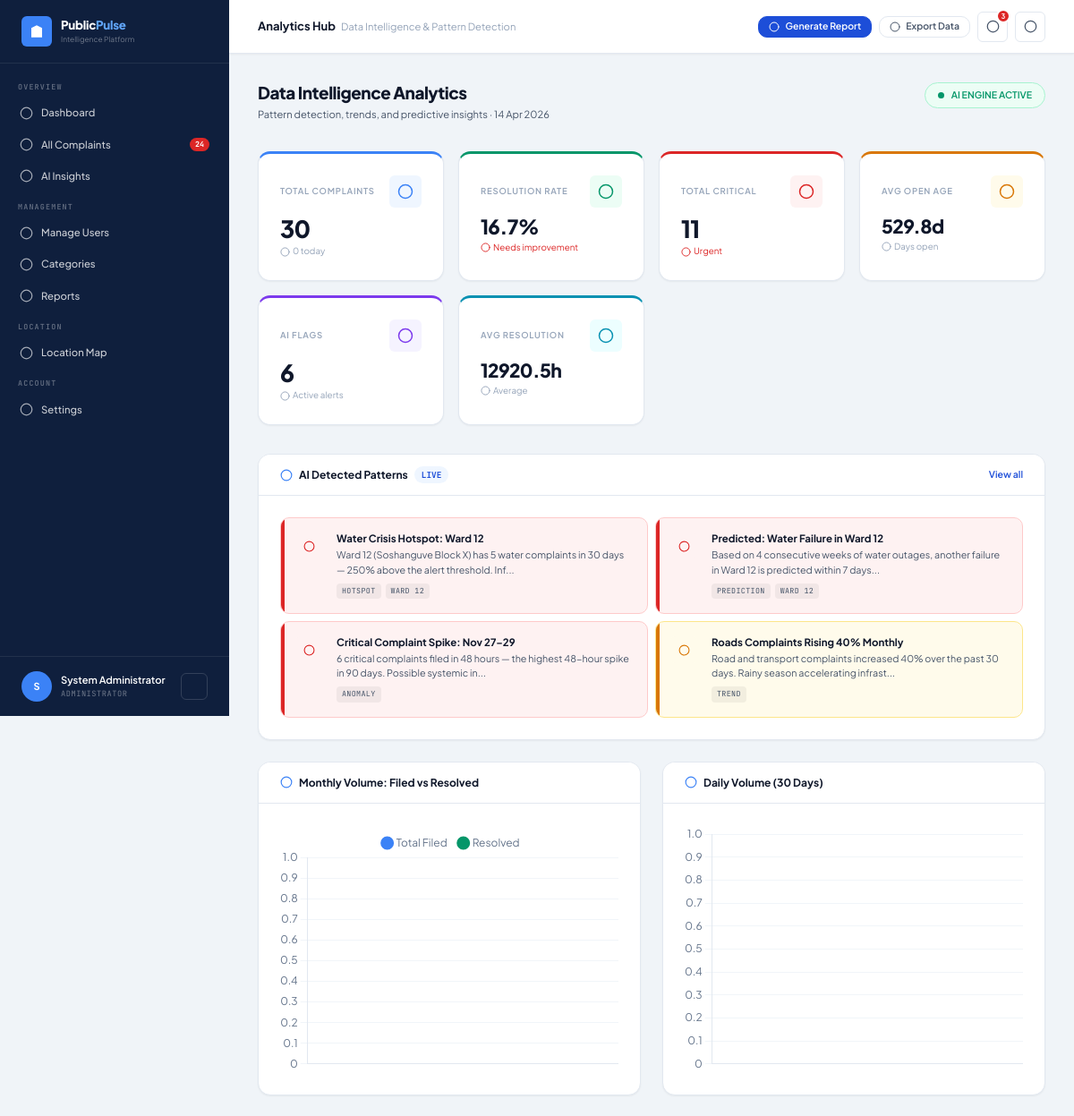
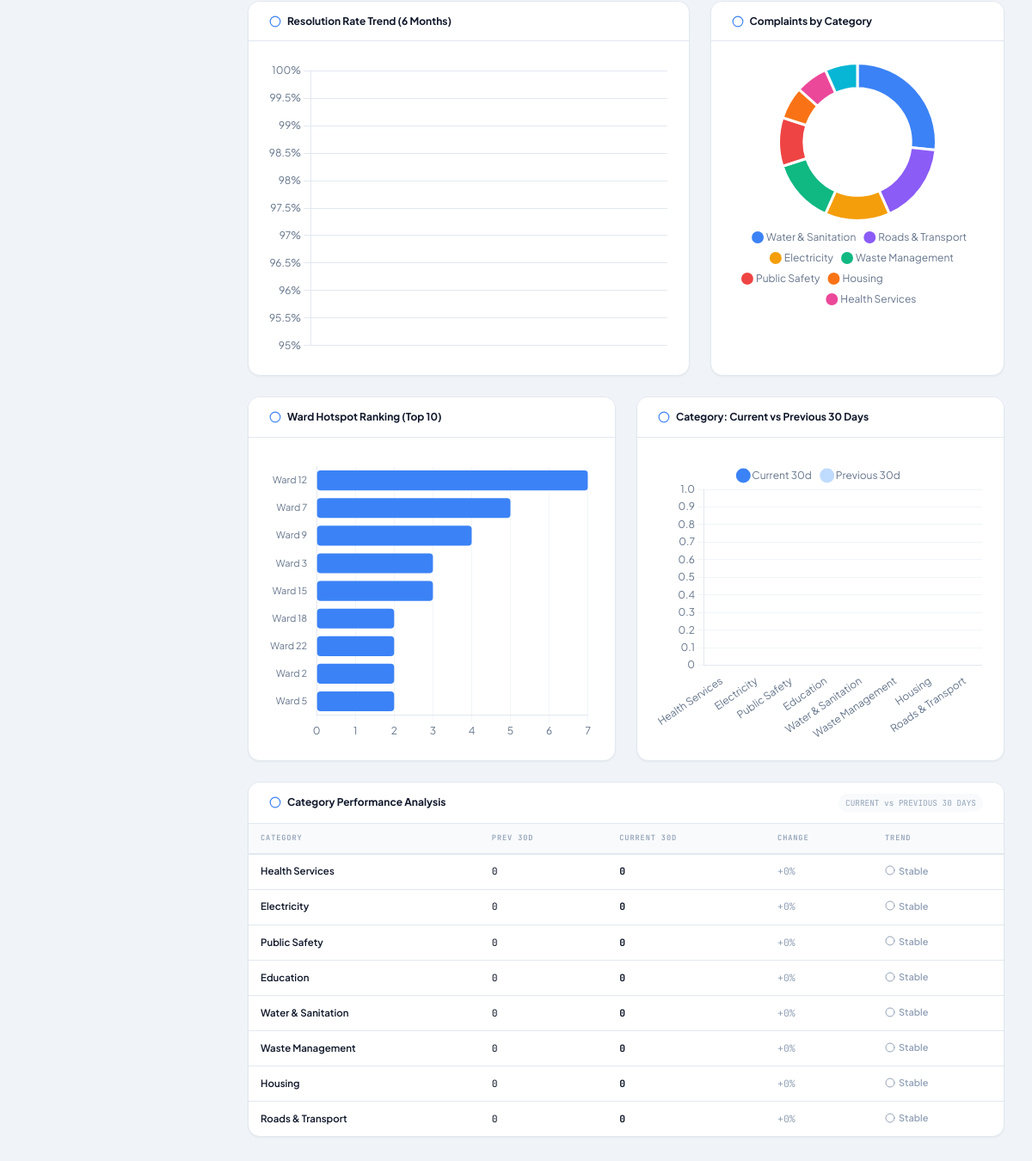
Screenshot of /analyst/dashboard.php (signed in) with the database file from the repository (2 pictures, top to bottom).
### tables this page shows
CREATE TABLE `users` (
  `id` int(10) UNSIGNED NOT NULL,
  `name` varchar(120) NOT NULL,
  `email` varchar(180) NOT NULL,
  `password` varchar(255) NOT NULL,
  `role` enum('citizen','admin','analyst') NOT NULL DEFAULT 'citizen',
  `phone` varchar(20) DEFAULT NULL,
  `ward` varchar(100) DEFAULT NULL,
  `is_active` tinyint(1) NOT NULL DEFAULT 1,
  `created_at` datetime NOT NULL DEFAULT current_timestamp(),
  `updated_at` datetime NOT NULL DEFAULT current_timestamp() ON UPDATE current_timestamp()
);

CREATE TABLE `ai_insights` (
  `id` int(10) UNSIGNED NOT NULL,
  `type` enum('hotspot','trend','prediction','anomaly') NOT NULL,
  `title` varchar(255) NOT NULL,
  `description` text NOT NULL,
  `category_id` int(10) UNSIGNED DEFAULT NULL,
  `ward` varchar(100) DEFAULT NULL,
  `severity` enum('info','warning','critical') NOT NULL DEFAULT 'info',
  `data_json` longtext DEFAULT NULL CHECK (json_valid(`data_json`)),
  `is_active` tinyint(1) NOT NULL DEFAULT 1,
  `created_at` datetime NOT NULL DEFAULT current_timestamp()
);

### analyst/dashboard.php (the view, shortened to what the rows shown need)
<?php
require_once __DIR__ . '/../includes/config.php';
require_once __DIR__ . '/../includes/functions.php';
require_once __DIR__ . '/../includes/analytics.php';
require_once __DIR__ . '/../includes/ai_engine.php';
require_once __DIR__ . '/../includes/layout.php';
$user=currentUser();
$monthly = Analytics::monthlyTrend(6);
$daily   = Analytics::dailyVolume(30);
$byCat   = Analytics::byCategory();
$byWard  = Analytics::byWard();
$resRate = Analytics::resolutionRateOverTime(6);
$catComp = Analytics::categoryComparison();
$insights= AIEngine::getDashboardInsights();
echo renderHead('Analytics Hub');
echo '<div class="app-shell">';
echo renderSidebar('analyst_dashboard',$user);
echo '<div class="main-content">';
?>
<div class="page-content">
  <?php if(!empty($insights)): ?>
  <div class="card" style="margin-bottom:var(--space-lg)">
    <div class="card-body" style="display:grid;grid-template-columns:repeat(auto-fit,minmax(340px,1fr));gap:8px">
      <?php foreach(array_slice($insights,0,4) as $ins):
        $typeIcons=['hotspot'=>'fire','trend'=>'trending-up','prediction'=>'target','anomaly'=>'zap'];
      ?>
        <div class="insight-card <?=htmlspecialchars($ins['severity'])?>">
          <div class="insight-icon"><?=icon($typeIcons[$ins['type']]??'alert-triangle')?></div>
          <div class="insight-body">
            <div class="insight-title"><?=htmlspecialchars($ins['title'])?></div>
            <div class="insight-desc"><?=htmlspecialchars(mb_substr($ins['description'],0,100))?>...</div>
            <div class="insight-meta">
              <span class="insight-tag"><?=strtoupper($ins['type'])?></span>
              <?php if($ins['ward']): ?><span class="insight-tag"><?=htmlspecialchars($ins['ward'])?></span><?php endif; ?>
            </div>
          </div>
        </div>
      <?php endforeach; ?>
    </div>
  </div>
  <?php endif; ?>
  <div class="card">
    <div class="card-body no-pad">
      <table class="data-table">
        <thead><tr><th>Category</th><th>Prev 30d</th><th>Current 30d</th><th>Change</th><th>Trend</th></tr></thead>
      </table>
    </div>
  </div>
</div>
<?=renderFoot()?>
<script>
renderLine('chartMonthly',
  <?=json_encode(array_column($monthly,'label'))?>,
  [
    {label:'Total Filed',data:<?=json_encode(array_column($monthly,'total'))?>,    color:'#3b82f6'},
    {label:'Resolved',   data:<?=json_encode(array_column($monthly,'resolved'))?>, color:'#059669',fill:false},
  ]
);
renderLine('chartDaily',
  <?=json_encode(array_column($daily,'label'))?>,
  [{label:'Daily Complaints',data:<?=json_encode(array_column($daily,'value'))?>,color:'#0891b2'}]
);
renderLine('chartResRate',
  <?=json_encode(array_column($resRate,'label'))?>,
  [{label:'Resolution Rate %',data:<?=json_encode(array_column($resRate,'rate'))?>,color:'#059669'}],
  {scales:{y:{max:100,ticks:{callback:v=>v+'%'}}}}
);
renderDoughnut('chartCat',{
  labels:<?=json_encode(array_column($byCat,'label'))?>,
  values:<?=json_encode(array_column($byCat,'value'))?>,
  colors:<?=json_encode(array_column($byCat,'color'))?>,
});
renderHBar('chartWard',
  <?=json_encode(array_column(array_slice($byWard,0,10),'label'))?>,
  <?=json_encode(array_column(array_slice($byWard,0,10),'total'))?>,
  '#3b82f6'
);
renderBar('chartCatComp',
  <?=json_encode(array_column($catComp,'category'))?>,
  [
    {label:'Current 30d', data:<?=json_encode(array_column($catComp,'current_period'))?>,color:'#3b82f6'},
    {label:'Previous 30d',data:<?=json_encode(array_column($catComp,'prev_period'))?>,   color:'#bfdbfe'},
  ]
);
</script>

### includes/layout.php (shortened to what the rows shown need)
<?php
require_once __DIR__ . '/icons.php';
function renderHead(string $title, array $extraCss = []): string
{
    $base   = APP_URL;
    $csrf   = csrfToken();
    $role   = $_SESSION['user_role'] ?? 'citizen';
    $extras = implode("\n", array_map(fn($h) => "<link rel=\"stylesheet\" href=\"{$h}\">", $extraCss));
    return <<<HTML
<!DOCTYPE html>
<html lang="en">
<head>
<meta charset="UTF-8">
<meta name="viewport" content="width=device-width,initial-scale=1">
<meta name="csrf-token" content="{$csrf}">
<title>{$title} — PublicPulse AI</title>
<link rel="preconnect" href="https://fonts.googleapis.com">
<link rel="preconnect" href="https://fonts.gstatic.com" crossorigin>
<link href="https://fonts.googleapis.com/css2?family=Plus+Jakarta+Sans:wght@300;400;500;600;700;800&family=JetBrains+Mono:wght@400;500;600&display=swap" rel="stylesheet">
<link rel="stylesheet" href="{$base}/assets/css/app.css">
{$extras}
<script src="https://cdn.jsdelivr.net/npm/chart.js@4.4.0/dist/chart.umd.min.js"></script>
<script>
  const PP_URL = '{$base}';
  const PP_ROLE = '{$role}';
</script>
</head>
<body>
HTML;
}
function renderSidebar(string $active = '', ?array $user = null): string
{
    $base  = APP_URL;
    $role  = $user['role'] ?? 'citizen';
    $name  = htmlspecialchars($user['name'] ?? 'User');
    $init  = strtoupper(mb_substr($user['name'] ?? 'U', 0, 1));
    $roles = ['admin' => 'Administrator', 'analyst' => 'Data Analyst', 'citizen' => 'Citizen'];
    $rl    = $roles[$role] ?? 'User';
    $openCount = _getSidebarOpenCount();
    $logoSvg = '<svg width="18" height="18" viewBox="0 0 24 24" fill="white" stroke="none"><path d="M3 21h18M4 21V7l8-4 8 4v14M9 21V12h6v9M9 9h1m4 0h1M9 15h1m4 0h1"/></svg>';
    $nav = '';
    if ($role === 'citizen') {
        $nav .= _navItem($base.'/citizen/dashboard.php',    'dashboard',   'Dashboard',         'citizen_dashboard',  $active);
        $nav .= _navItem($base.'/citizen/submit.php',       'plus-circle', 'Submit Complaint',  'citizen_submit',     $active);
        $nav .= _navItem($base.'/citizen/complaints.php',   'list',        'My Complaints',     'citizen_complaints', $active);
        $nav .= _navItem($base.'/citizen/track.php',        'search',      'Track Status',      'citizen_track',      $active);
        $nav .= _navItem($base.'/citizen/notifications.php','bell',        'Notifications',     'citizen_notif',      $active);
    } elseif ($role === 'admin') {
        $nav .= _navSection('Overview');
        $nav .= _navItem($base.'/admin/dashboard.php',     'dashboard',   'Dashboard',         'admin_dashboard',    $active);
        $nav .= _navItem($base.'/admin/complaints.php',    'inbox',       'All Complaints',    'admin_complaints',   $active, $openCount);
        $nav .= _navItem($base.'/admin/ai_insights.php',   'brain',       'AI Insights',       'admin_ai',           $active);
        $nav .= _navSection('Management');
        $nav .= _navItem($base.'/admin/users.php',         'users',       'Manage Users',      'admin_users',        $active);
        $nav .= _navItem($base.'/admin/categories.php',    'tag',         'Categories',        'admin_categories',   $active);
        $nav .= _navItem($base.'/admin/reports.php',       'file-text',   'Reports',           'admin_reports',      $active);
        $nav .= _navSection('Location');
        $nav .= _navItem($base.'/location.php',            'map',         'Location Map',      'location',           $active);
    }
    $nav .= _navSection('Account');
    $nav .= _navItem($base.'/settings.php', 'settings', 'Settings', 'settings', $active);
    return <<<HTML
<aside class="sidebar" id="appSidebar">
  <div class="sidebar-logo">
    <div class="sidebar-logo-icon">{$logoSvg}</div>
    <div>
      <div class="sidebar-logo-text">Public<span>Pulse</span></div>
      <div class="sidebar-logo-sub">Intelligence Platform</div>
    </div>
  </div>
  <nav class="sidebar-nav">{$nav}</nav>
  <div class="sidebar-footer">
    <div class="sidebar-user">
      <div class="avatar">{$init}</div>
      <div class="user-meta" style="flex:1;min-width:0">
        <div class="user-name">{$name}</div>
        <div class="user-role">{$rl}</div>
      </div>
      <a href="{$base}/auth/logout.php" title="Sign out"
         style="width:30px;height:30px;border:1px solid rgba(255,255,255,.15);background:transparent;color:rgba(255,255,255,.6);border-radius:6px;display:flex;align-items:center;justify-content:center;flex-shrink:0;transition:all .2s;text-decoration:none"
         onmouseover="this.style.background='rgba(255,255,255,.1)'" onmouseout="this.style.background='transparent'">
        <?= icon('logout','',14) ?>
      </a>
    </div>
  </div>
</aside>
HTML;
}
function _navSection(string $label): string
{
    return "<div class=\"nav-section-label\">{$label}</div>";
}
function _navItem(string $href, string $iconName, string $label, string $key, string $active, int $badge = 0): string
{
    $isActive  = $active === $key ? 'active' : '';
    $badgeHtml = $badge > 0 ? "<span class=\"nav-badge\">{$badge}</span>" : '';
    $ic = icon($iconName);
    return "<a href=\"{$href}\" class=\"nav-item {$isActive}\">{$ic} {$label}{$badgeHtml}</a>";
}
function _getSidebarOpenCount(): int
{
    try {
        return (int)Database::fetchScalar("SELECT COUNT(*) FROM complaints WHERE status NOT IN ('resolved','closed')");
    } catch (\Throwable $e) { return 0; }
}
function renderFoot(array $extraJs = []): string
{
    $base    = APP_URL;
    $scripts = implode("\n", array_map(fn($s) => "<script src=\"{$s}\"></script>", $extraJs));
    return <<<HTML
<script src="{$base}/assets/js/app.js"></script>
{$scripts}
</body></html>
HTML;
}

### includes/icons.php (shortened to what the rows shown need)
<?php
function icon(string $name, string $extraStyle = '', int $size = 16): string
{
    $s = "width=\"{$size}\" height=\"{$size}\"";
    $v = 'viewBox="0 0 24 24"';
    $f = 'fill="none" stroke="currentColor" stroke-width="2" stroke-linecap="round" stroke-linejoin="round"';
    $st = $extraStyle ? " style=\"{$extraStyle}\"" : '';
    $p = $paths[$name] ?? '<circle cx="12" cy="12" r="10"/>';
    return "<svg {$s} {$v} {$f}{$st}>{$p}</svg>";
}

### rows the page displays
users: name "S", role "ADMINISTRATOR"
ai_insights: title "Water Crisis Hotspot: Ward 12", description "Ward 12 (Soshanguve Block X) has 5 water complaints in 30 days — 250% above the alert threshold. Inf", type "HOTSPOT", ward "WARD 12"
ai_insights: title "Predicted: Water Failure in Ward 12", description "Based on 4 consecutive weeks of water outages, another failure in Ward 12 is predicted within 7 days", type "PREDICTION", ward "WARD 12"
ai_insights: title "Critical Complaint Spike: Nov 27–29", description "6 critical complaints filed in 48 hours — the highest 48-hour spike in 90 days. Possible systemic in", type "ANOMALY"
ai_insights: title "Roads Complaints Rising 40% Monthly", description "Road and transport complaints increased 40% over the past 30 days. Rainy season accelerating infrast", type "TREND"

### other values shown
$label "OVERVIEW MANAGEMENT LOCATION ACCOUNT"
$label "Dashboard All Complaints AI Insights Manage Users Categories Reports Location Map Settings"
$badge "24"
$name "System Administrator"
$title_esc "Analytics Hub"
$sub_esc "Data Intelligence & Pattern Detection"
$btn['label'] "Generate Report"
$btn['label'] "Export Data"
$badgeNum "3"
$kpis['total'] "30"
$kpis['today'] "0"
$kpis['resRate'] "16.7"
$totalCrit "11"
$avgAge "529.8"
count($insights) "6"
